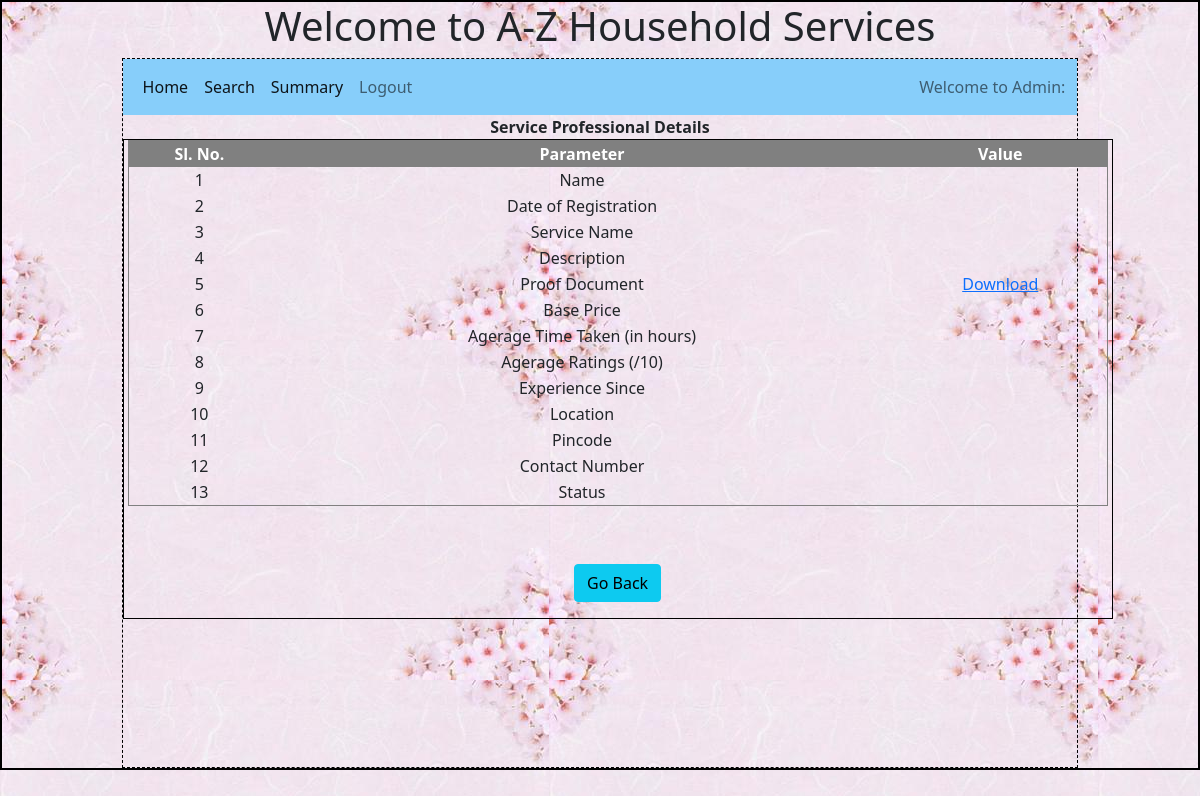
Page /admin/sp_details/5/8 on the earlier database version.
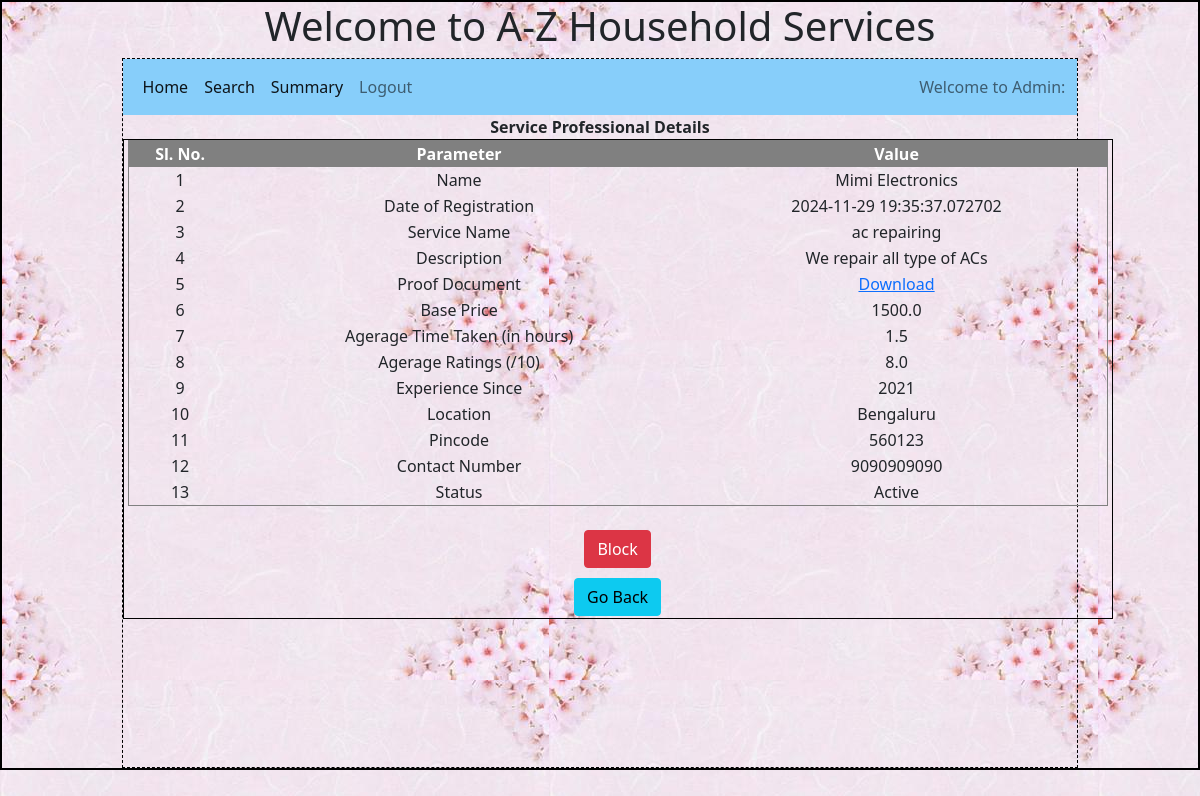
Same page on the later database version.
### backend/models.py (models this page shows)
class Service_professional(db.Model):
    __tablename__ = 'service_professional' # If we do not define this, the model auto assigns name as lower case of class name
    id=db.Column(db.Integer,primary_key=True)
    email=db.Column(db.String,unique=True, nullable = False)
    name = db.Column(db.String, nullable = False)
    password = db.Column(db.String, nullable = False)
    role = db.Column(db.Integer, default =2)
    date_of_regn = db.Column(db.DateTime, default = datetime.now)
    doc_name = db.Column(db.String, nullable = False) ## TO BE UPDATED
    doc_data = db.Column(db.LargeBinary, nullable = False)
    service_name = db.Column(db.String, nullable = False)
    service_id = db.Column(db.Integer, db.ForeignKey('service.id'), nullable = False)
    description = db.Column(db.String, nullable = False)
    price = db.Column(db.Float, nullable = False)
    avg_time = db.Column(db.Float, nullable = False)
    exp_since = db.Column(db.Integer, nullable = False) # NEED TO CONFIRM on type
    location = db.Column(db.String, nullable = False)
    pin_code = db.Column(db.Integer, nullable = False)
    contact_number = db.Column(db.String, nullable = False)
    status = db.Column(db.String, default = 'Registered') # Registered - 0, Active - 1, Flagged - 2, Blocked - 3, Rejected - 4
    avg_ratings = db.Column(db.Float)
    sr = db.relationship('Service_request', cascade = 'all, delete', backref = 'service_professional', lazy = True)
    ratings = db.relationship('Rating', cascade = 'all, delete', backref = 'service_professional', lazy = True)

### backend/controllers.py (the view)
@app.route("/admin/sp_details/<sp_id>/<uname>")
def sp_details(sp_id, uname):
    sp = Service_professional.query.filter_by(id = sp_id).first()
    return render_template('sp_details.html',sp=sp, uname=uname)

### templates/sp_details.html (shortened to what this page needs)
{%extends "admin_layout.html"%}
{%block content%}
<div style="text-align: center;">
    <p style="margin: auto ;"><b>Service Professional Details</b> </p>
  </div>
  <div style="width:990px; height:480px; overflow-y:auto;margin: auto;margin-bottom: 10px; text-align: center; border: 1px solid black;">
    <table cellspacing="0" cellpadding="1" border="1" width="980" style="margin: auto;">
    <tr style="color:white;background-color:grey;text-align: center;position: sticky;">
        <th>Sl. No.</th>
        <th>Parameter</th>
        <th>Value</th>
    </tr>
    <tr>
        <td>1</td>
        <td>Name</td>
        <td>{{sp.name}}</td>
    </tr>
    <tr>
        <td>2</td>
        <td>Date of Registration</td>
        <td>{{sp.date_of_regn}}</td>
    </tr>
    <tr>
        <td>3</td>
        <td>Service Name</td>
        <td>{{sp.service_name}}</td>
    </tr>
    <tr>
        <td>4</td>
        <td>Description</td>
        <td>{{sp.description}}</td>
    </tr>
    <tr>
        <td>5</td>
        <td>Proof Document</td>
        <td><a href="/download/document/{{sp.id}}/{{uname}}">Download</a></td>
    </tr>
    <tr>
        <td>6</td>
        <td>Base Price</td>
        <td>{{sp.price}}</td>
    </tr>
    <tr>
        <td>7</td>
        <td>Agerage Time Taken (in hours)</td>
        <td>{{sp.avg_time}}</td>
    </tr>
    <tr>
        <td>8</td>
        <td>Agerage Ratings (/10)</td>
        <td>{{sp.avg_ratings}}</td>
    </tr>
    <tr>
        <td>9</td>
        <td>Experience Since</td>
        <td>{{sp.exp_since}}</td>
    </tr>
    <tr>
        <td>10</td>
        <td>Location</td>
        <td>{{sp.location}}</td>
    </tr>
    <tr>
        <td>11</td>
        <td>Pincode</td>
        <td>{{sp.pin_code}}</td>
    </tr>
    <tr>
        <td>12</td>
        <td>Contact Number</td>
        <td>{{sp.contact_number}}</td>
    </tr>
    <tr>
        <td>13</td>
        <td>Status</td>
        <td>{{sp.status}}</td>
    </tr>
    </table>
    <br>
    {%if (sp.status == 'Registered')%}
    <a href="/admin/service_professional/accept/{{sp.id}}/{{uname}}" type="button" class="btn btn-success" style="display: inline; margin-right: 2px;">Accept</a>
    <a href="/admin/service_professional/reject/{{sp.id}}/{{uname}}" type="button" class="btn btn-danger" style="display: inline; margin-left: 2px;">Reject</a>
    {%elif (sp.status == 'Active')%}
    <a href="/admin/service_professional/block/{{sp.id}}/{{uname}}" type="button" class="btn btn-danger" style="display: inline;">Block</a>
    {%elif (sp.status == 'Blocked')%}
    <a href="/admin/service_professional/accept/{{sp.id}}/{{uname}}" type="button" class="btn btn-success" style="display: inline;">Unblock</a>
    {%elif (sp.status == 'Rejected')%}
    <a href="/admin/service_professional/accept/{{sp.id}}/{{uname}}" type="button" class="btn btn-success" style="display: inline;">Accept</a>
    {%endif%}
    <br>
    <a href="/admin/{{uname}}" type="button" class="btn btn-info" style="margin-top: 10px;">Go Back</a>
</div>
{%endblock%}

### templates/admin_layout.html (shortened to what this page needs)
<!DOCTYPE html>
<html>
    <head>
        <link rel="stylesheet" href="/static/styles/main.css">
        <link href="https://cdn.jsdelivr.net/npm/bootstrap@5.0.2/dist/css/bootstrap.min.css" rel="stylesheet">
    </head>
    <body>
        <div class="my_container">
            <div class="center"><h1 style="text-align: center;">Welcome to A-Z Household Services</h1></div>
            <div class="my_panel">
                <nav class="navbar navbar-expand-lg navbar-light" style="background-color:lightskyblue">
                    <div class="container-fluid">
                      <div class="collapse navbar-collapse" id="navbarText">
                        <ul class="navbar-nav me-auto mb-2 mb-lg-0">
                            <li class="nav-item">
                                <a class="nav-link active" aria-current="page" href="#">Home</a>
                            </li>
                            <li class="nav-item">
                                <a class="nav-link active" aria-current="page" href="#">Search</a>
                            </li>
                            <li class="nav-item">
                                <a class="nav-link active" aria-current="page" href="#">Summary</a>
                            </li>
                            <li class="nav-item">
                                <a class="nav-link" href="#">Logout</a>
                            </li>
                        </ul>
                        <span class="navbar-text">
                          Welcome to Admin: {{name}}
                        </span>
                      </div>
                    </div>
                  </nav>
                  {%block content%}{%endblock%}
            </div>
        </div>
    </body>
</html>

### static/styles/main.css (style rules this page uses)
* { margin: 0px; }
body { background-image: url("../images/background.jpeg"); }
.center { display: block; margin-left: auto; margin-right: auto; }
.my_container { border: 2px solid black; margin: auto; }
.my_panel { width: 80%; margin: auto; height: 710px; border: 1px dashed black; }

Differences in the rows shown:
added Service_professional: name "Mimi Electronics", date_of_regn "2024-11-29 19:35:37.072702", service_name "ac repairing", description "We repair all type of ACs", price "1500.0", avg_time "1.5", avg_ratings "8.0", exp_since "2021", location "Bengaluru", pin_code "560123", contact_number "9090909090", status "Active"
Other differences:
text now shown: "Block"
